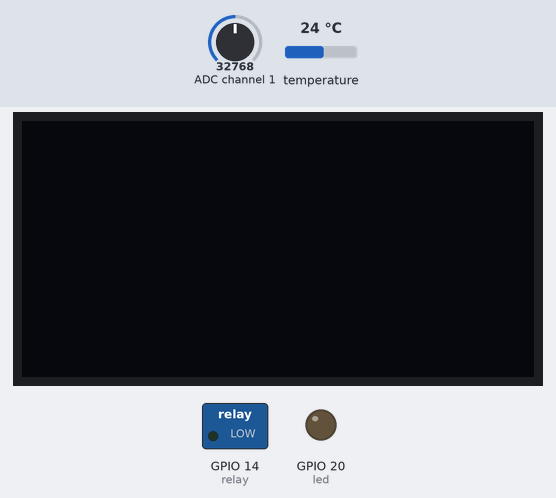
Recording of a program running on a simulated Raspberry Pi (BCM pin numbers). Shown: 128×64 one-colour display, switched loads named in the program (green lamp = pin HIGH), output pins drawn as LEDs (lit = HIGH). The test bench sets the inputs (shaded band); at power-on: ADC channel 1 = 32768, temperature 24 °C (analog values on the 0–65535 scale). Text uses the font file from the repository.

Above: at 1.2 s.
1.3 s: ADC channel 1 set to 45874
At 10.4 s:
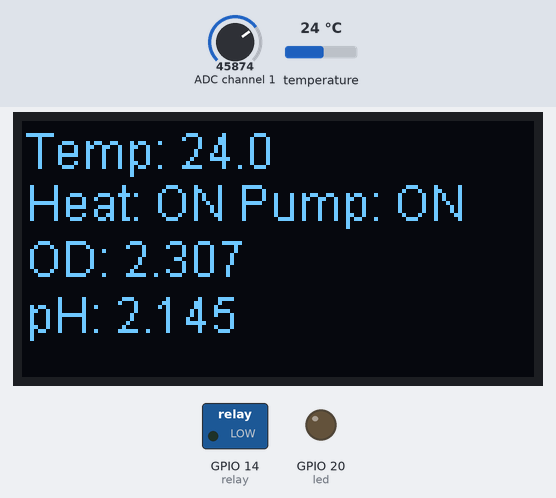
11.3 s: ADC channel 1 set to 57670
At 20.7 s:
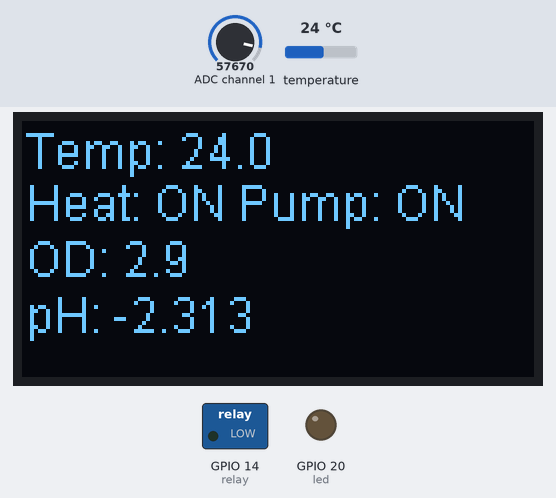
21.1 s: ADC channel 1 set to 65535
At 29.8 s:
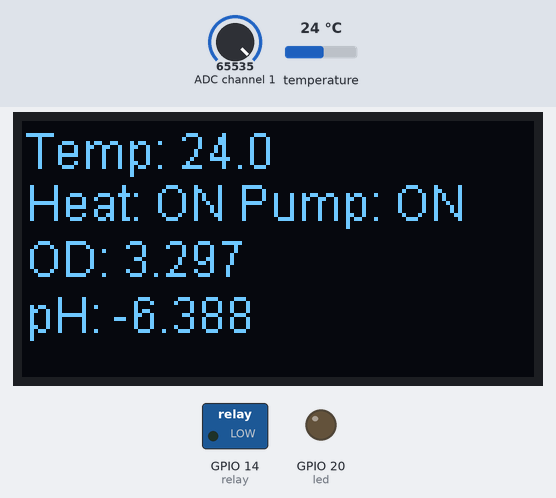
Timing chart, 0 to 31.3 s (numbered marks = the images above; inputs shaded):
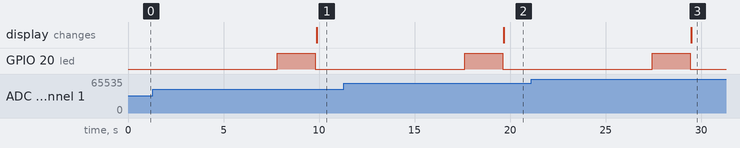

Measured:
- after the input at 1.3 s, the display: changes after 8.6 s (image 1)
- after the input at 11.3 s, the display: changes after 8.4 s (image 2)
- after the input at 21.1 s, the display: changes after 8.4 s (image 3)

The program:

chemostat_code.py
```python
'''
chemostat code
Drew Porter
12-6-19
'''
import busio
import adafruit_mcp3xxx.mcp3008 as MCP
from adafruit_mcp3xxx.analog_in import AnalogIn
import os
import glob
import board
import time
import digitalio
from PIL import Image, ImageDraw, ImageFont
import adafruit_ssd1306
import RPi.GPIO as GPIO
GPIO.setmode(GPIO.BCM)
GPIO.setwarnings(False)

# setup for the screen
# Using for SPI
spi = board.SPI()
oled_reset = digitalio.DigitalInOut(board.D17)
oled_cs = digitalio.DigitalInOut(board.D5)
oled_dc = digitalio.DigitalInOut(board.D6)
oled = adafruit_ssd1306.SSD1306_SPI(128, 64, spi, oled_dc, oled_reset, oled_cs)

# Setup for temperature sensor
os.system('modprobe w1-gpio')
os.system('modprobe w1-therm')

base_dir = '/sys/bus/w1/devices/'
device_folder = glob.glob(base_dir + '28*')[0]
device_file = device_folder + '/w1_slave'

#Setup for the MCP3008
# create the spi bus
spi = busio.SPI(clock=board.SCK, MISO=board.MISO, MOSI=board.MOSI)

# create the cs (chip select)
cs = digitalio.DigitalInOut(board.D13)

# create the mcp object
mcp = MCP.MCP3008(spi, cs)

# create an analog input channel on pins 1&2
chan1 = AnalogIn(mcp, MCP.P0) #OD
chan2 = AnalogIn(mcp, MCP.P1) # pH

#setup the relay
relay = 14
GPIO.setup(relay, GPIO.OUT)

#setup the LED
led = 20
GPIO.setup(led, GPIO.OUT)
def main():
    try:
        while True:
            setpoint_T = 37.0
            setpoint_OD = 0.6

            temp=read_temp()
            #print (temp)
            pH = ph()
            #print(pH)
            optical_density = round (OD(),3)
            #print (optical_density)
            pumps = 'ON'
            heat = heater(temp, setpoint_T)
            #print (heat)
            screen(temp, pH, heat, pumps, optical_density)
            #time.sleep(1)

    except KeyboardInterrupt:
        GPIO.cleanup()
        print ('Quit')

    GPIO.cleanup()

def OD():

    raw = [0,0,0,0,0,0,0,0,0,0]
    summation = 0
    # turn on the LED
    GPIO.output(led , True)

    # read 10 values at 0.2 sec intervals from the photoresistor
    for i in range (10):
        raw[i] = chan2.voltage
        time.sleep(0.2)

    GPIO.output(led , False) # turn off the LEd

    # go through and order the readings from smallest to largest
    for i in range (10):
        for j in range (i+1, 10):
            if raw[i]>raw[j]: # go through and order the readings from smallest to largest
                #temp = raw[i]
                #raw[i] = raw[j]
               # raw[i] = temp
                raw[i], raw[j] = raw[j], raw[i]

    # average the middle six readings together
    for i in range (2,8):
        summation += raw[i]
    average = summation / 6

    OD = average

    return OD

def ph():

    # values from calibration
    v4 = 1.9870127412832845 # voltage for pH 4, format (x1,y1) = (voltage, pH)
    v10 = 1.3067801937895778 # voltage for pH 10, format (x2,y2) = (voltage, pH)
    slope = (10-4)/(v10-v4) # (y2-y1/x2-x1)
    raw = [0,0,0,0,0,0,0,0,0,0] # initialize an array for the raw values
    summation = 0

    # read 10 values at 0.2 sec intervals from the pH probe
    for i in range (10):
        raw[i] = chan2.voltage
        time.sleep(0.2)

    # go through and order the readings from smallest to largest
    for i in range (10):
        for j in range (i+1, 10):
            if raw[i]>raw[j]: # go through and order the readings from smallest to largest
                #temp = raw[i]
                #raw[i] = raw[j]
                #raw[i] = temp
                raw[i], raw[j] = raw[j], raw[i]

    # average the middle six readings together
    for i in range (2,8):
        summation += raw[i]
    average = summation / 6
    # y = y1 + m(x-x1)
    pH = 10 + slope*(average - v10)  # use point slope from calibration to determine ph value
    time.sleep(5)

    return round(pH, 3)

def screen(temp, ph, heater, pumps, OD):

    # Change these
    # to the right size for your display!
    WIDTH = 128
    HEIGHT = 64     # Change to 64 if needed
    BORDER = 5

    # Clear display.
    #oled.fill(0)
    #oled.show()

    # Create blank image for drawing.
    # Make sure to create image with mode '1' for 1-bit color.
    image = Image.new('1', (oled.width, oled.height))

    # Get drawing object to draw on image.
    draw = ImageDraw.Draw(image)

    # Load font.
    font = ImageFont.truetype('arial.ttf', 12)

    # Draw Some Text
    draw.text((1, 1), 'Temp: '+ str(round(temp,2)), font=font, fill=255)
    draw.text((1, 15), 'Heat: '+ heater + ' Pump: ' + pumps, font=font, fill=255)
    draw.text((1, 28), 'OD: ' + str(OD), font=font, fill=255)
    draw.text((1, 42), 'pH: ' + str(ph), font=font, fill=255)

    # Display image
    oled.image(image)
    oled.show()

def read_temp_raw():
    f = open(device_file, 'r')
    lines = f.readlines()
    f.close()
    return lines

def read_temp():
    lines = read_temp_raw()
    while lines[0].strip()[-3:] != 'YES':
        time.sleep(0.2)
        lines = read_temp_raw()
    equals_pos = lines[1].find('t=')
    if equals_pos != -1:
        temp_string = lines[1][equals_pos+2:]
        temp_c = float(temp_string) / 1000.0
        #temp_f = temp_c * 9.0 / 5.0 + 32.0
        return temp_c

def heater(temp, setpoint):
    if temp > setpoint:
        GPIO.output(relay, True) # set relay to off
        return 'OFF'
    if temp < setpoint:
        GPIO.output(relay, False) # set relay to on
        return 'ON'

main()
```
